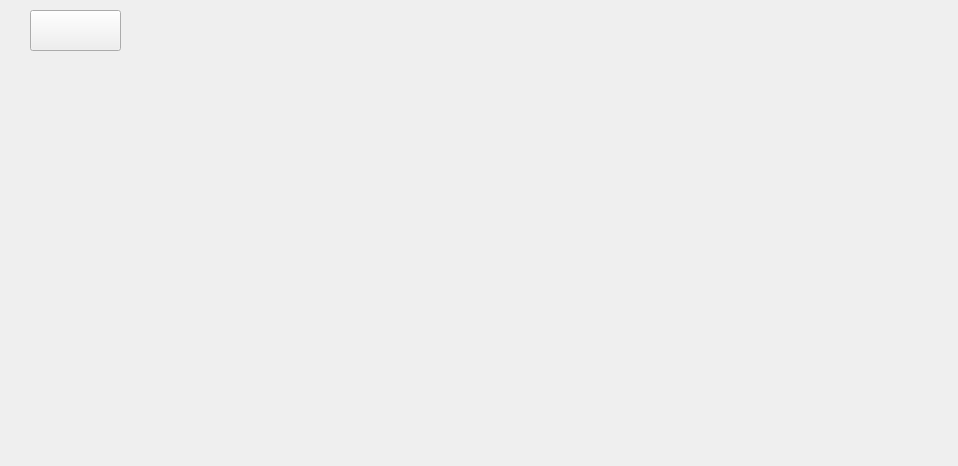
<?xml version="1.0" encoding="UTF-8"?>
<ui version="4.0">
 <class>MainWidget</class>
 <widget class="QWidget" name="MainWidget">
  <property name="geometry">
   <rect>
    <x>0</x>
    <y>0</y>
    <width>958</width>
    <height>466</height>
   </rect>
  </property>
  <property name="windowTitle">
   <string>Form</string>
  </property>
  <widget class="Switchbutton" name="pushButton">
   <property name="geometry">
    <rect>
     <x>30</x>
     <y>10</y>
     <width>91</width>
     <height>41</height>
    </rect>
   </property>
   <property name="text">
    <string/>
   </property>
  </widget>
  <widget class="WaterWaveProgress" name="widget" native="true">
   <property name="geometry">
    <rect>
     <x>30</x>
     <y>60</y>
     <width>171</width>
     <height>201</height>
    </rect>
   </property>
  </widget>
  <widget class="MarqueeLabel" name="widget_2" native="true">
   <property name="geometry">
    <rect>
     <x>250</x>
     <y>10</y>
     <width>361</width>
     <height>61</height>
    </rect>
   </property>
  </widget>
  <widget class="CircleClickLabel" name="widget_3" native="true">
   <property name="geometry">
    <rect>
     <x>810</x>
     <y>320</y>
     <width>141</width>
     <height>101</height>
    </rect>
   </property>
   <property name="styleSheet">
    <string notr="true">border-color: rgb(0, 255, 255);</string>
   </property>
  </widget>
  <widget class="BatteryLabel" name="widget_4" native="true">
   <property name="geometry">
    <rect>
     <x>250</x>
     <y>80</y>
     <width>161</width>
     <height>71</height>
    </rect>
   </property>
  </widget>
  <widget class="RGradientLabel" name="widget_5" native="true">
   <property name="geometry">
    <rect>
     <x>39</x>
     <y>269</y>
     <width>151</width>
     <height>121</height>
    </rect>
   </property>
  </widget>
  <widget class="IpEdit" name="widget_6" native="true">
   <property name="geometry">
    <rect>
     <x>250</x>
     <y>180</y>
     <width>171</width>
     <height>31</height>
    </rect>
   </property>
  </widget>
  <widget class="LoadingProgress" name="widget_7" native="true">
   <property name="geometry">
    <rect>
     <x>229</x>
     <y>229</y>
     <width>91</width>
     <height>71</height>
    </rect>
   </property>
  </widget>
 </widget>
 <customwidgets>
  <customwidget>
   <class>Switchbutton</class>
   <extends>QPushButton</extends>
   <header location="global">switchbutton.h</header>
  </customwidget>
  <customwidget>
   <class>WaterWaveProgress</class>
   <extends>QWidget</extends>
   <header location="global">waterwaveprogress.h</header>
   <container>1</container>
  </customwidget>
  <customwidget>
   <class>MarqueeLabel</class>
   <extends>QWidget</extends>
   <header location="global">marqueelabel.h</header>
   <container>1</container>
  </customwidget>
  <customwidget>
   <class>CircleClickLabel</class>
   <extends>QWidget</extends>
   <header location="global">circleclicklabel.h</header>
   <container>1</container>
  </customwidget>
  <customwidget>
   <class>BatteryLabel</class>
   <extends>QWidget</extends>
   <header location="global">batterylabel.h</header>
   <container>1</container>
  </customwidget>
  <customwidget>
   <class>RGradientLabel</class>
   <extends>QWidget</extends>
   <header location="global">rgradientlabel.h</header>
   <container>1</container>
  </customwidget>
  <customwidget>
   <class>IpEdit</class>
   <extends>QWidget</extends>
   <header location="global">ipedit.h</header>
   <container>1</container>
  </customwidget>
  <customwidget>
   <class>LoadingProgress</class>
   <extends>QWidget</extends>
   <header location="global">loadingprogress.h</header>
   <container>1</container>
  </customwidget>
 </customwidgets>
 <resources/>
 <connections/>
</ui>
